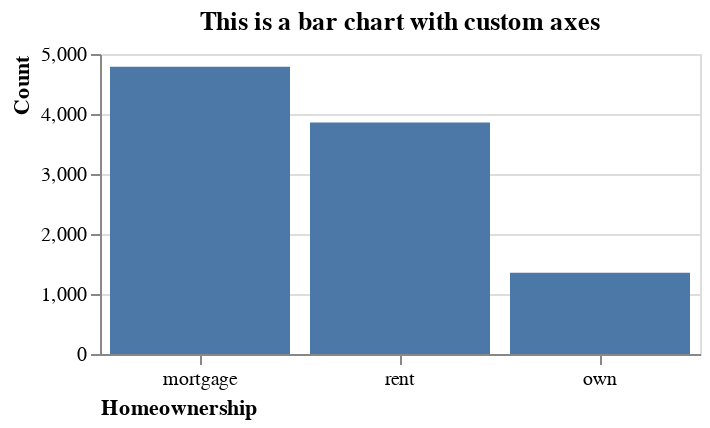

Here is the notebook cell this chart was saved with:
### Markdown cell above
### Bar chart with custom axes

### Code cell
alt.Chart(source).mark_bar().encode(
    x=alt.X('homeownership', 
            sort='-y',
            axis=alt.Axis(title="Homeownership", # title of x axis
                          labelAngle=0, # angle of x axis text
                          titleAnchor="start")), # adjustment of text
    y=alt.Y('count(homeownership)',              
            axis=alt.Axis(title = "Count",
                          titleAnchor="end"))
).properties(
    title='This is a bar chart with custom axes',
    width=300,
    height=150
)

### Figure 1 — Vega-Lite specification as saved in the notebook (floating-point values rounded to 4 significant figures; data arrays with more than 128 entries replaced by an {"elided": "..."} marker saying what was removed)
{"config": {"view": {"continuousWidth": 400, "continuousHeight": 300}}, "data": {"name": "data-1af1ec55a6d3073ad1d910e908b9c1bc"}, "mark": "bar", "encoding": {"x": {"axis": {"labelAngle": 0, "title": "Homeownership", "titleAnchor": "start"}, "field": "homeownership", "sort": "-y", "type": "nominal"}, "y": {"aggregate": "count", "axis": {"title": "Count", "titleAnchor": "end"}, "field": "homeownership", "type": "nominal"}}, "height": 150, "title": "This is a bar chart with custom axes", "width": 300, "$schema": "https://vega.github.io/schema/vega-lite/v4.17.0.json", "datasets": {"data-1af1ec55a6d3073ad1d910e908b9c1bc": {"elided": "10000 records"}}}
